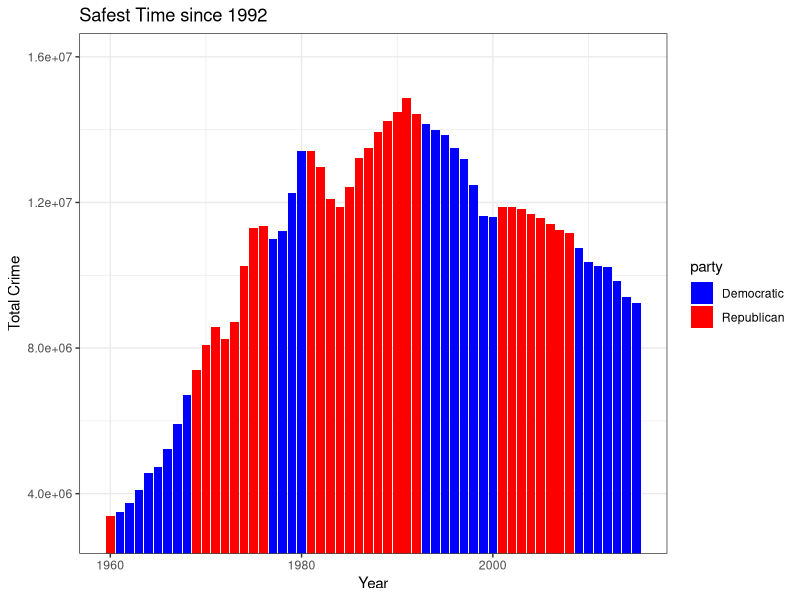
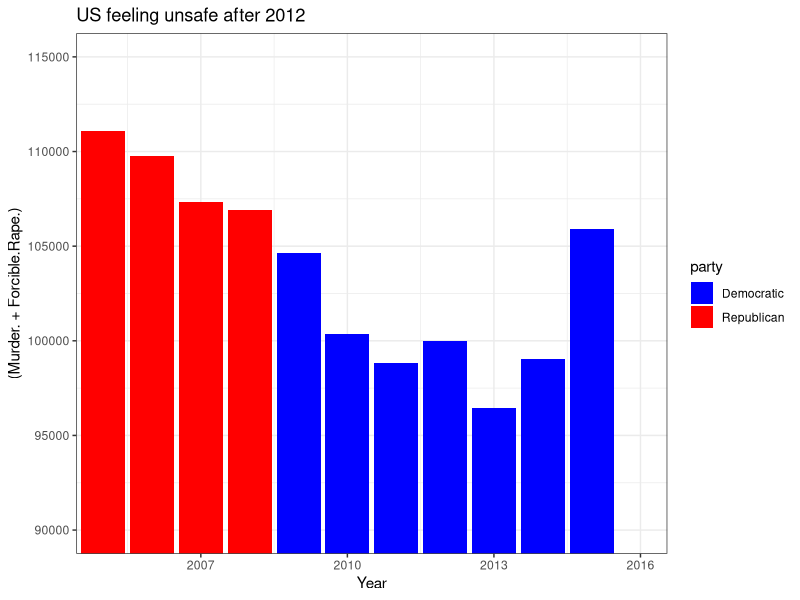
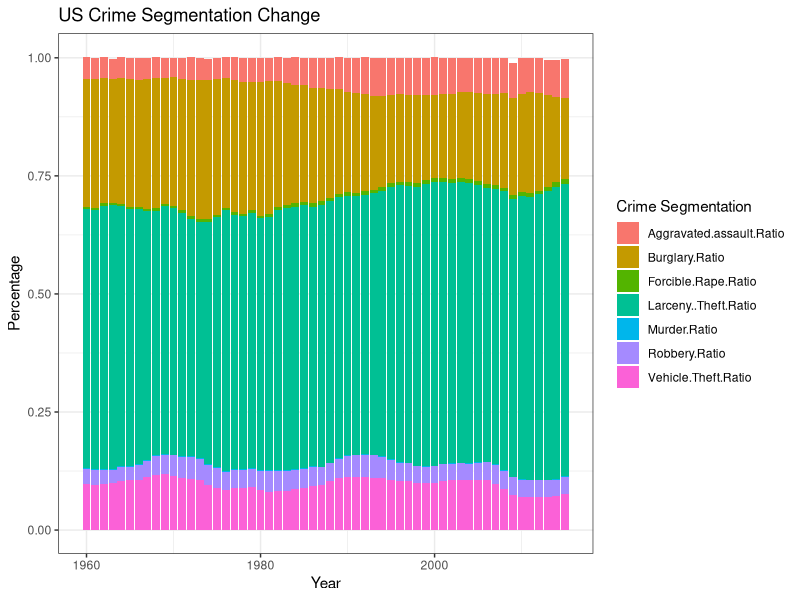
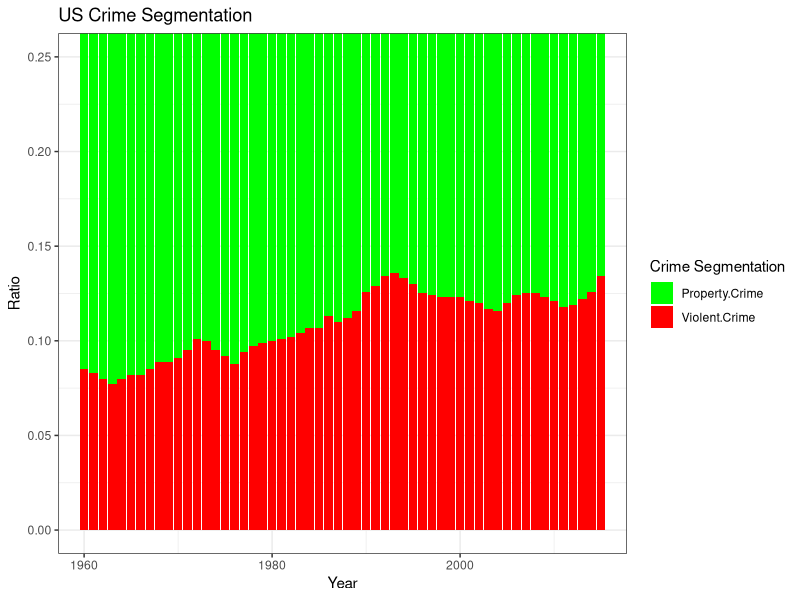
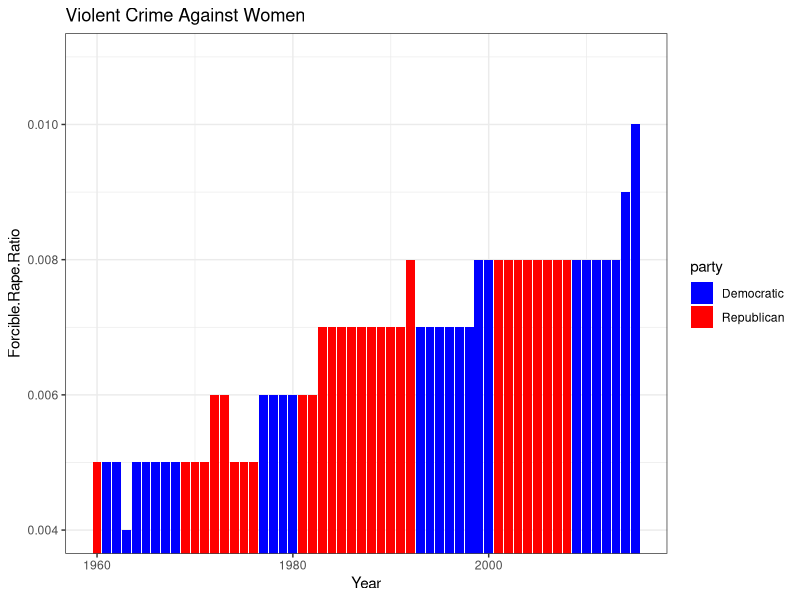
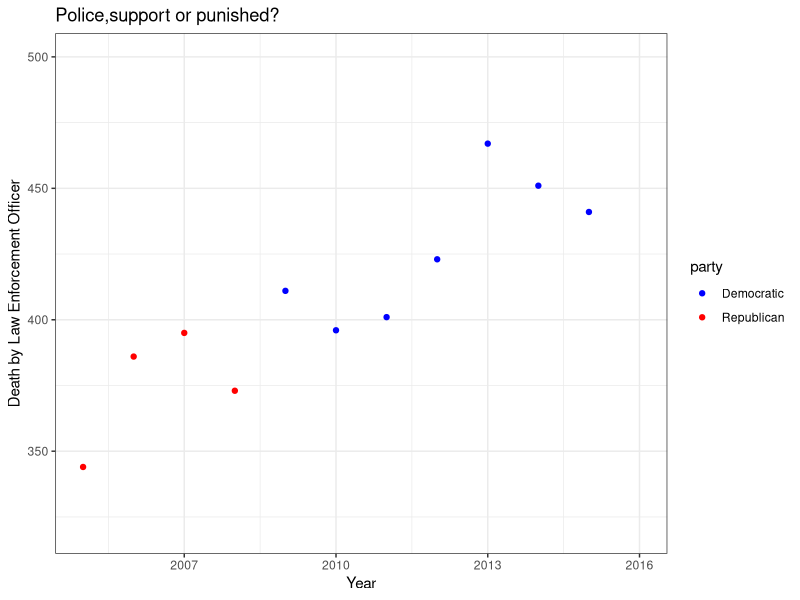
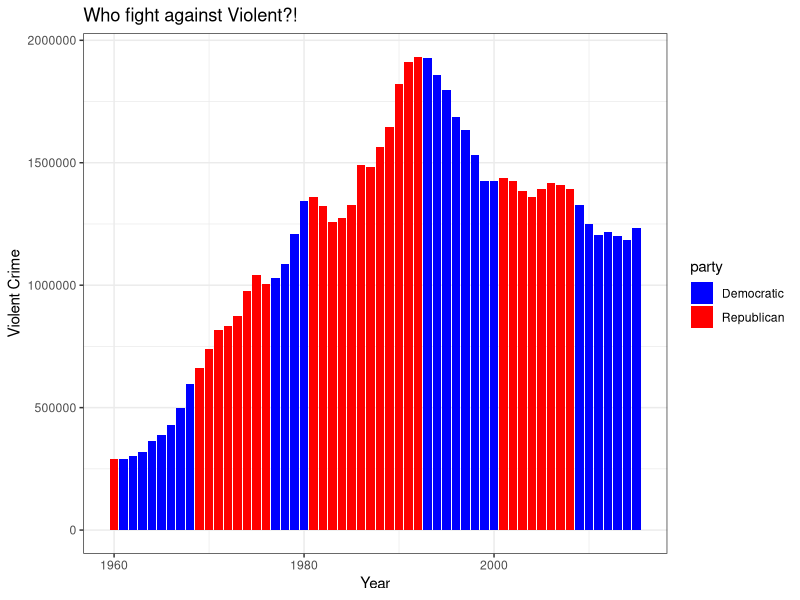
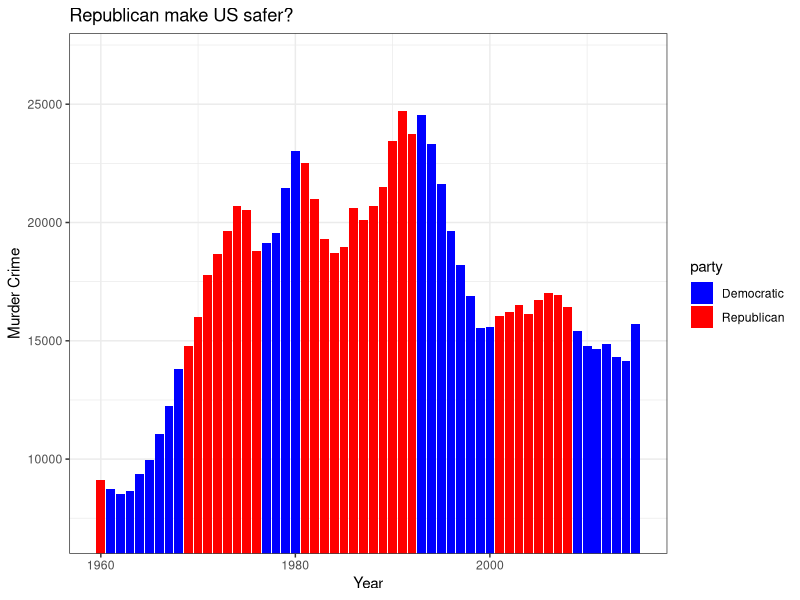

These figures' R source, in order:
## ---- chunk 1
knitr::opts_chunk$set(echo = FALSE)
library(dplyr)
library(ggplot2)
library(ggthemes)
library(reshape2)
## ---- chunk 2
Crime_party<-read.csv("Crime_party.csv")
g1<-ggplot(Crime_party,aes(x=Year.,y=Total))+geom_bar(aes(fill=party),stat = "identity")+theme_bw()+labs(title="Safest Time since 1992",x="Year",y="Total Crime")+scale_fill_manual(values = c("blue","red"))+coord_cartesian(ylim = c(3000000,16000000))
g1
## ---- chunk 3
ggplot(Crime_party,aes(x=Year.,y=(Murder.+Forcible.Rape.)))+
  geom_bar(aes(fill=party),stat = "identity")+
  coord_cartesian(xlim=c(2005,2016),ylim=c(90000,115000))+
  theme_bw()+labs(title="US feeling unsafe after 2012",x="Year")+scale_fill_manual(values = c("blue","red"))
## ---- chunk 4
MRR_Ratio_stack<-read.csv("MRR_Ratio_stack.csv")
ggplot(MRR_Ratio_stack,aes(x=Year.,y=value))+
  geom_bar(aes(fill=variable),stat = "identity")+theme_bw()+
  labs(title="US Crime Segmentation Change",x="Year",y="Percentage",fill="Crime Segmentation")
## ---- chunk 5
MRR_stack1<-read.csv("MRR_stack1.csv")
ggplot(MRR_stack1,aes(x=Year.,y=value))+
geom_bar(aes(fill=variable),stat = "identity")+
coord_cartesian(xlim=c(1960,2015),ylim=c(0,0.25))+
labs(title="US Crime Segmentation",x="Year",y="Ratio",fill="Crime Segmentation")+
theme_bw()+scale_fill_manual(labels = c("Property.Crime", "Violent.Crime"), values = c("green", "red"))
## ---- chunk 6
MRR_Ratio<-read.csv("MRR_Ratio.csv")
ggplot(MRR_Ratio,aes(x=Year.,y=Forcible.Rape.Ratio))+
  geom_bar(aes(fill=party),stat = "identity")+
  theme_bw()+
  coord_cartesian(ylim = c(0.004,0.011))+
  scale_fill_manual(values = c("blue","red"))+
  labs(title="Violent Crime Against Women",x="Year")
## ---- chunk 7
shot_party<-read.csv("shot_party.csv")
ggplot(shot_party,aes(x=Year.,y=officer.))+
  geom_point(aes(color = party))+
  coord_cartesian(xlim=c(2005,2016),ylim=c(320,500))+
  theme_bw()+labs(title="Police,support or punished?",x="Year",y="Death by Law Enforcement Officer")+scale_color_manual(values = c("blue","red"))
## ---- chunk 8
ggplot(Crime_party,aes(x=Year.,y=Violent.))+
geom_bar(aes(fill=party),stat = "identity")+
theme_bw()+
labs(title="Who fight against Violent?!",x="Year",y="Violent Crime")+
scale_fill_manual(values = c("blue","red"))
## ---- chunk 9
ggplot(Crime_party,aes(x=Year.,y=Murder.))+
geom_bar(aes(fill=party),stat = "identity")+
theme_bw()+
labs(title="Republican make US safer?",x="Year",y="Murder Crime")+
scale_fill_manual(values = c("blue","red"))+coord_cartesian(ylim = c(7000,27000))
## ---- chunk 10
ggplot(MRR_Ratio,aes(x=Year.,y=Robbery.Ratio))+
geom_bar(aes(fill=party),stat = "identity")+
theme_tufte()+
scale_fill_manual(values = c("blue","red"))+
coord_cartesian(ylim = c(0.025,0.05))+
labs(title="Republican=Robbery!?",x="Year")
